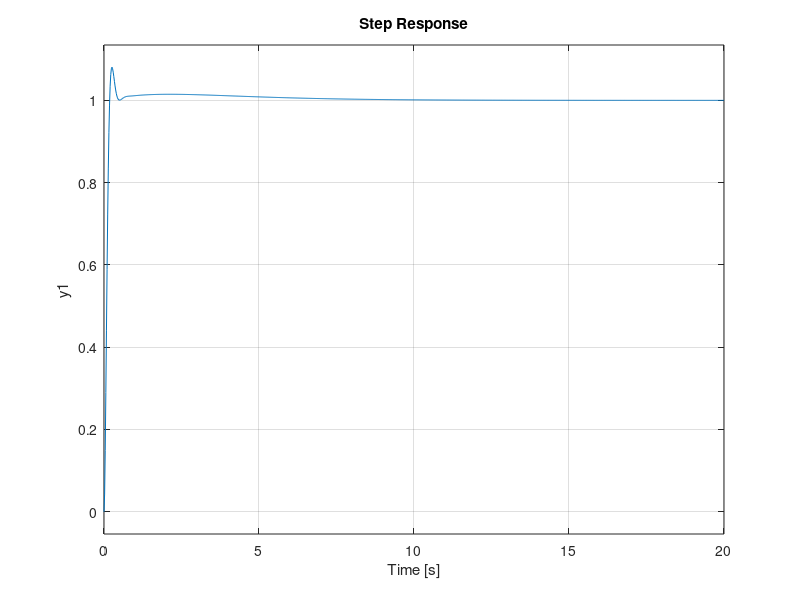

This chart was generated by the following MATLAB code:
clc
clear all
close all

%{
    Considere o sistema descrito na figura abaixo onde
    G(s) = 1 / s(s + 1)(s + 20) e C(s) = Kp (1 + 1 / Tis + Tds) é um
    controlador PID a ser projetado pelo segundo método de
    Ziegler-Nichols. Deseja-se que o sobressinal para a entrada
    degrau unitário seja de no máximo 10%.
%}

% Não é possível utilizar o primeiro método, pois há um integrador na
% planta

num_g = 1;
den_g = [1 21 20 0];
G = tf(num_g, den_g)

%{
    a) Para estes sistema, o ganho crítico é:
%}

Kcr = 420

%{
    b) E o período crítico é:
%}

step(feedback(G * Kcr, 1))
Pcr = 1.410

%{
    c) Os parâmetros do compensador, de acordo com o método de
    Ziegler-Nichols:
%}

Kp = 0.6 * Kcr
Ti = 0.5 * Pcr
Td = 0.125 * Pcr

%{
    d) Com isso, o controlador PID tem a função de transferência dada por:
%}

s = tf('s');
C = minreal(Kp * (1 + 1 / (Ti * s) + Td * s))

%{
    e) O sobressinal obtido com esse controlador é:
%}

Gc = C * G;
Gcmf = feedback(Gc, 1);
step(Gcmf)

%{
    f) Para aproximar o sobressinal desejado, podemos definir que os
    dois zeros do controlador PID estejam em s = -0.5. Assim:
%}

% Kp (1 + 1 / Tis + Tds)
% Kp + Ki / s + Kd * s
% (Kd * s^2 + Kp * s + Ki) / s

z = 0.5;
new_Ti = 1 / (z * z)
new_Td = 1 / (z + z)

%{
    g) Mantendo o ganho Kp calculado, o controlador obtido é:
%}

new_C = minreal(Kp * (1 + 1 / (new_Ti * s) + new_Td * s))

%{
    h) o sobressinal obtido é de:
%}

step(feedback(G * new_C, 1))





